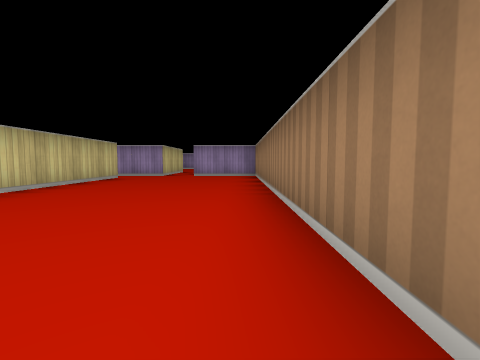
View 1 (above)

15 first-person views from a walk through a cub3D maze. The camera is about half as high as the walls, tilts 4° down and sees 85° across. The floor is counted in squares. Each view is taken from the middle of a square. On the plan, view 1 faces up. The plan holds only what a view shows up to about 9 squares ahead; the rest is blank.

View 2
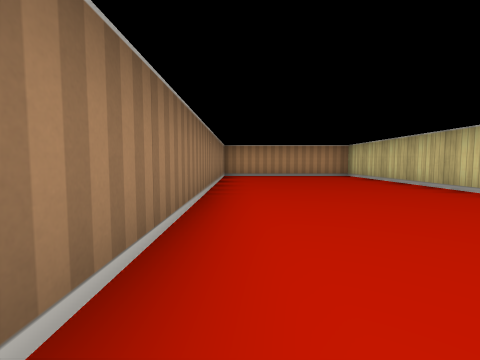

View 3
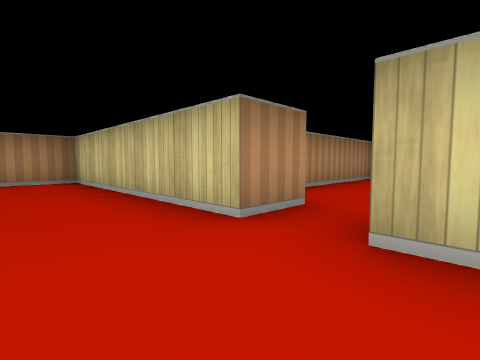

View 4
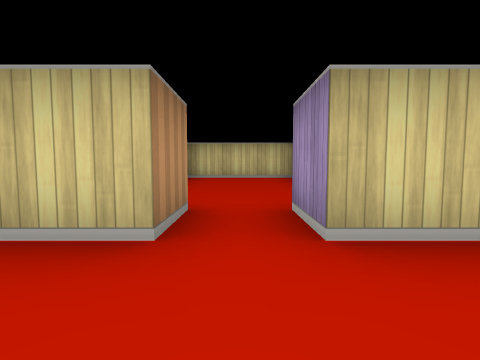

View 5
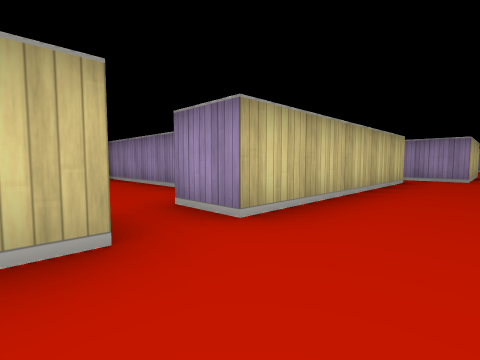

View 6
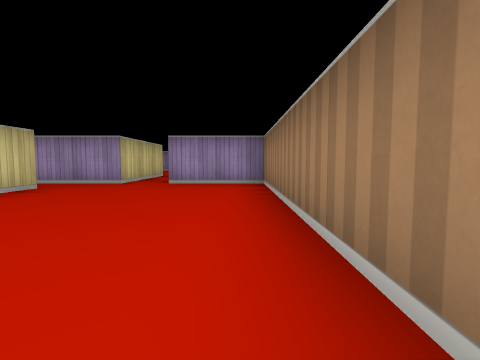

View 7
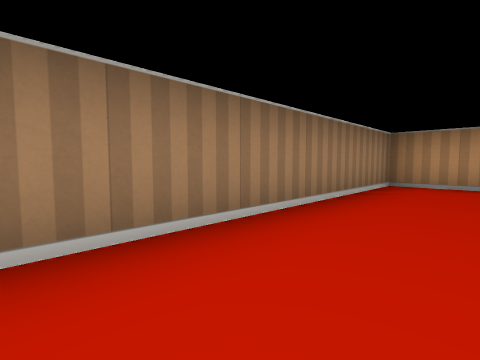

View 8
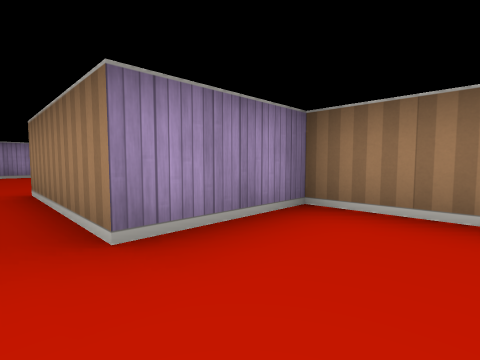

View 9
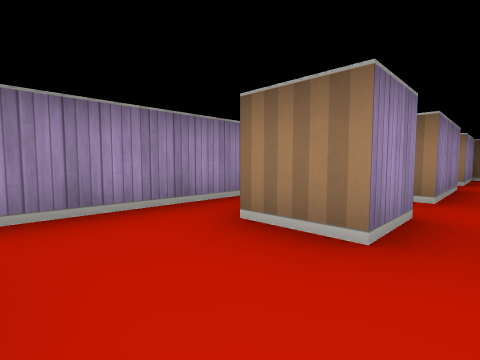

View 10
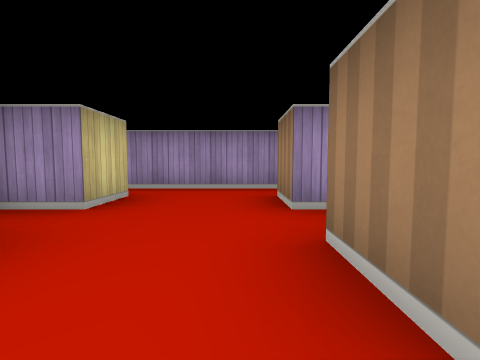

View 11
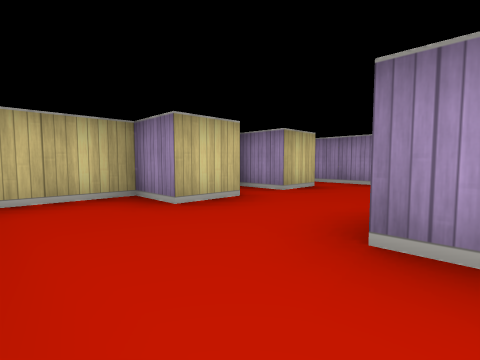

View 12
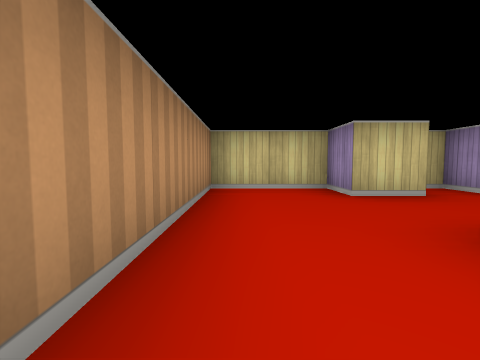

View 13
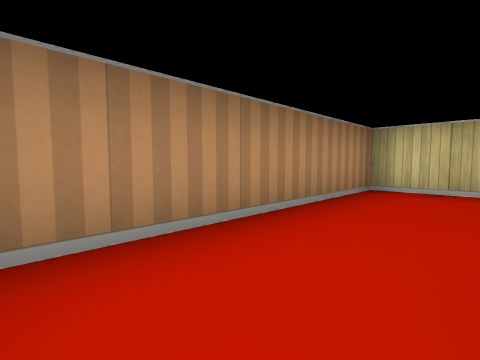

View 14
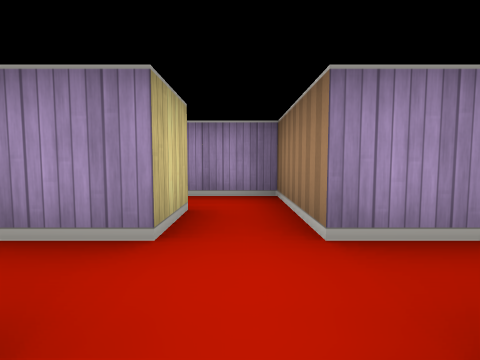

View 15
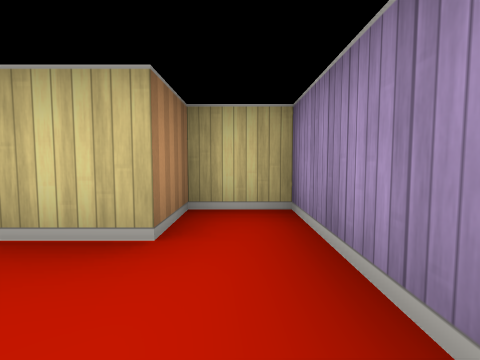

### Floor plan
Ten units are one square. View 1 is at (0, 0); x grows to the right and y downward. Boxes are objects, and circles mark ways between rooms. Rooms are numbered by the first view taken in them; rooms with no view inside come last. Other rooms are left out.
<svg viewBox="-100 -110 110 150">
<path fill="none" stroke="#000" d="M-46 -15 -35 -15 -35 35 5 35 5 -85 -15 -85M-35 -75 -35 -25 -45 -25M-25 -85 -45 -85M-60 -65 -65 -65 -65 -75M-85 -76 -85 -65 -95 -65 -95 -45 -50 -45M-55 -95 -55 -85 -65 -85 -65 -95M-45 -85 -45 -105 -95 -105 -95 -95 -85 -95 -85 -85 -95 -85 -95 -81M-61 -35 -95 -35 -95 -5 -61 -5"/>
<circle cx="-40" cy="-80" r="3" fill="#2a7"/>
<circle cx="-40" cy="-20" r="3" fill="#2a7"/>
<text x="-20" y="-30">1</text>
<text x="-70" y="-70">2</text>
<text x="-70" y="-20">3</text>
</svg>
Room 1 opens to room 2. Room 1 opens to room 3.

Where each view was taken, in squares from view 1:
view 1: 0 up, 0 right, facing up
view 2: 5 up, 0 right, facing down
view 3: 3 up, 2 left, facing down-left
view 4: 2 up, 2 left, facing left
view 5: 1 up, 2 left, facing up-left
view 6: 3 up, 0 right, facing up
view 7: 2 up, 1 left, facing down-right
view 8: 7 up, 2 left, facing up-right
view 9: 8 up, 8 left, facing up-right
view 10: 6 up, 7 left, facing up
view 11: 5 up, 6 left, facing up-left
view 12: 5 up, 5 left, facing left
view 13: 6 up, 5 left, facing down-left
view 14: 7 up, 5 left, facing up
view 15: 10 up, 7 left, facing left
